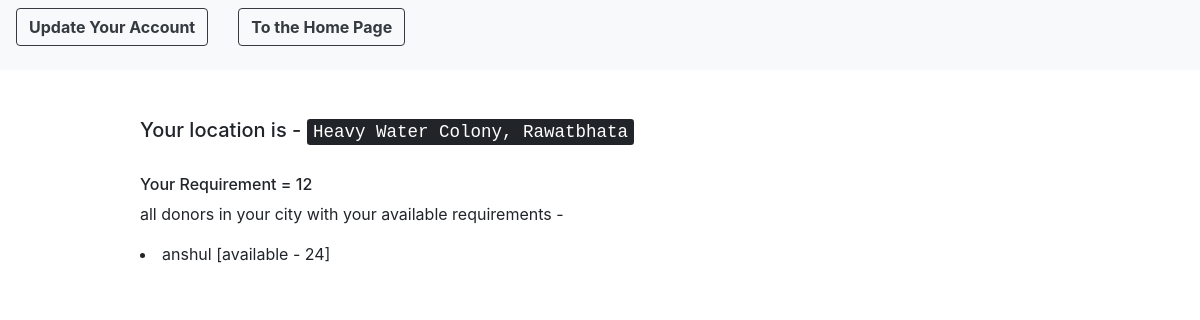
/users/showDonor/ (signed in), run on an earlier commit of the app's database.
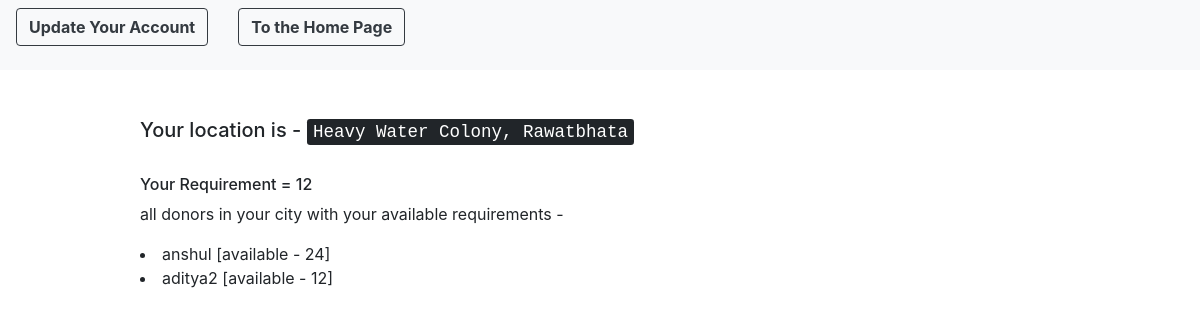
And on a later commit of the database.
### customUser/models.py (models this page shows, shortened)
class CustomUser(AbstractUser):
    pin_code = models.IntegerField(null = True)
    contact_no = models.IntegerField(null = True)
    resources = models.IntegerField(null = True) # no. of persons avability/requirement
    locality = models.CharField(max_length = 100)
    city = models.CharField(max_length = 50)
    """CHOICES=[('0','Donor'),
                     ('1','Reciever')]"""
    user_type = models.IntegerField(null = True) # 0 - Donor 1 - Reciever

### customUser/views.py (the view)
# urls.py: path('showDonor/', views.show_nearby_donors, name = 'showNearbyDonors'),
def show_nearby_donors(request):
	you = request.user
	you_address = you.locality + ',' + you.city
	donors = CustomUser.objects.filter(city = you.city)
	return render(request, 'show_donors.html', {'you' : you, 'donors' : donors})

### templates/show_donors.html (shortened to what this page needs)
{% extends 'base.html' %}
{% block navigation %}
	<div class = "row">
		<div class = "col">
			<form method = "get" action = "{% url 'edit_profile' %}">
				<button type = "submit" class = "btn btn-outline-dark navbar-btn"> <strong> Update Your Account </strong></button>
			</form>
		</div>
		<div class = "col">
	<form method = "post" action = "{% url 'homePage' %}">
		<button type = "submit" class = "btn btn-outline-dark navbar-btn"> <strong> To the Home Page </strong></button>
	</form>
</div>
	</div>
{% endblock %}
{% block content %}
	<h5> Your location is - <kbd> {{ you.locality }}, {{ you.city }} </kbd> </h5> <br>
	<h6> Your Requirement = {{ you.resources }} </h6>
	<p> all donors in your city with your available requirements -  </p>
	{% for i in donors %}
		{% if i.username != 'admin' and i.resources >= you.resources and i.user_type == 0 %}
		<li> {{ i.username }} [available - {{i.resources}}]</li>
		{% endif %}
	{% endfor %}
	<br> <br>
{% endblock %}

### templates/base.html (shortened to what this page needs)
<head>
    <link rel="stylesheet" href="https://stackpath.bootstrapcdn.com/bootstrap/4.1.3/css/bootstrap.min.css">
</head>
<nav class="navbar navbar-expand-lg navbar-light bg-light">
  {% block navigation %}
  {% endblock %}
</nav>
<div class="container">
      <div class="row justify-content-center">
        <div class="col-10">
          <br class="mt-4 mb-4">
          {% block content %}
          {% endblock %}
        </div>
      </div>
    </div>

What changed in the data, as far as the page shows it:
added CustomUser: username "aditya2", resources "12"
